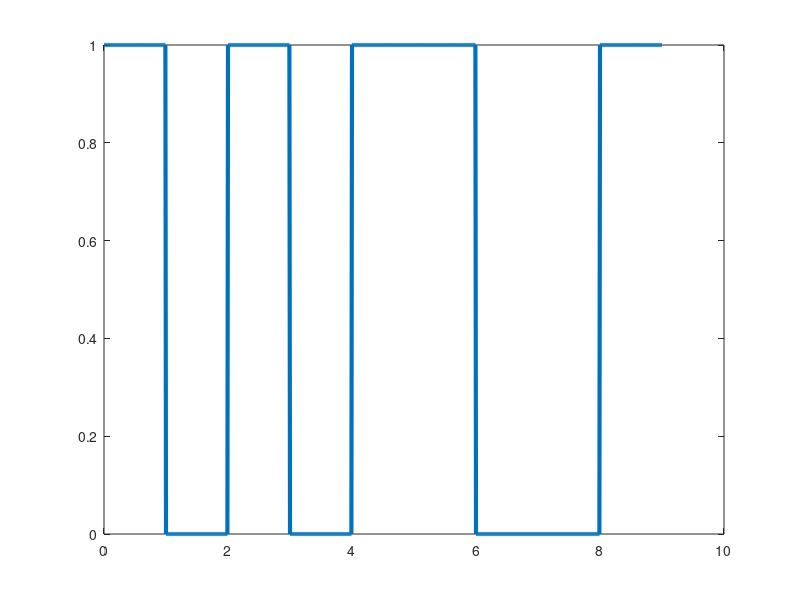

MATLAB code to generate this figure:
bits=[1 0 1 0 1 1 0 0 1];
bitduration=1;
T=length(bits)*bitduration;
fs=100;
t=0:bitduration/fs:T;

x=zeros(1,length(t));



for i=1:length(bits)

    if(bits(i)==1)

      x((i-1)*fs+1:i*fs)=1;


     else

       x((i-1)*fs+1:i*fs)=0;


    end



end

x(i*fs+1)=x(i*fs);


plot(t,x,'Linewidth',3);

counter=0;


for i=1:fs:length(x)-1
  counter=counter+1;
    if(x(i)==1)
      result(counter)=1;
    else
       result(counter)=0;
    end
end

disp ( 'result')
